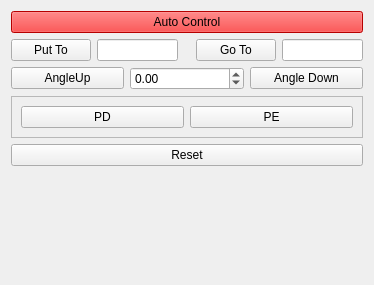
<?xml version="1.0" encoding="UTF-8"?>
<ui version="4.0">
 <class>AgentWidget</class>
 <widget class="QWidget" name="AgentWidget">
  <property name="geometry">
   <rect>
    <x>0</x>
    <y>0</y>
    <width>374</width>
    <height>285</height>
   </rect>
  </property>
  <property name="windowTitle">
   <string>Form</string>
  </property>
  <layout class="QVBoxLayout" name="verticalLayout">
   <item>
    <widget class="QPushButton" name="btnAutoControl">
     <property name="styleSheet">
      <string notr="true">  QPushButton {
      background-color: red;
  }

  QPushButton:checked {
      background-color: green;
  }</string>
     </property>
     <property name="text">
      <string>Auto Control</string>
     </property>
     <property name="checkable">
      <bool>true</bool>
     </property>
     <property name="checked">
      <bool>false</bool>
     </property>
    </widget>
   </item>
   <item>
    <layout class="QHBoxLayout" name="horizontalLayout">
     <item>
      <widget class="QPushButton" name="btnSelectPutTo">
       <property name="text">
        <string>Put To</string>
       </property>
       <property name="checkable">
        <bool>true</bool>
       </property>
      </widget>
     </item>
     <item>
      <widget class="QLineEdit" name="lePutTo"/>
     </item>
     <item>
      <spacer name="horizontalSpacer">
       <property name="orientation">
        <enum>Qt::Horizontal</enum>
       </property>
       <property name="sizeHint" stdset="0">
        <size>
         <width>40</width>
         <height>20</height>
        </size>
       </property>
      </spacer>
     </item>
     <item>
      <widget class="QPushButton" name="btnSelectGoTo">
       <property name="text">
        <string>Go To</string>
       </property>
       <property name="checkable">
        <bool>true</bool>
       </property>
      </widget>
     </item>
     <item>
      <widget class="QLineEdit" name="leGoTo"/>
     </item>
    </layout>
   </item>
   <item>
    <layout class="QHBoxLayout" name="horizontalLayout_3">
     <item>
      <widget class="QPushButton" name="btnAngleUp">
       <property name="toolTip">
        <string>Ctrl+Up</string>
       </property>
       <property name="text">
        <string>AngleUp</string>
       </property>
       <property name="shortcut">
        <string>Ctrl+Up</string>
       </property>
      </widget>
     </item>
     <item>
      <widget class="QDoubleSpinBox" name="sbAngle">
       <property name="minimum">
        <double>-100000000.000000000000000</double>
       </property>
       <property name="maximum">
        <double>100000000.000000000000000</double>
       </property>
       <property name="value">
        <double>0.000000000000000</double>
       </property>
      </widget>
     </item>
     <item>
      <widget class="QPushButton" name="btnAngleDown">
       <property name="toolTip">
        <string>Ctrl+Down</string>
       </property>
       <property name="text">
        <string>Angle Down</string>
       </property>
       <property name="shortcut">
        <string>Ctrl+Down</string>
       </property>
      </widget>
     </item>
    </layout>
   </item>
   <item>
    <widget class="QFrame" name="fmAgentCommands">
     <property name="frameShape">
      <enum>QFrame::StyledPanel</enum>
     </property>
     <property name="frameShadow">
      <enum>QFrame::Raised</enum>
     </property>
     <layout class="QGridLayout" name="gridLayout">
      <item row="0" column="0">
       <widget class="QPushButton" name="btnPD">
        <property name="text">
         <string>PD</string>
        </property>
        <property name="cmdProp" stdset="0">
         <string>cmd_PD</string>
        </property>
       </widget>
      </item>
      <item row="0" column="1">
       <widget class="QPushButton" name="btnPE">
        <property name="text">
         <string>PE</string>
        </property>
        <property name="cmdProp" stdset="0">
         <string>cmd_PE</string>
        </property>
       </widget>
      </item>
     </layout>
    </widget>
   </item>
   <item>
    <widget class="QPushButton" name="btnReset">
     <property name="text">
      <string>Reset</string>
     </property>
    </widget>
   </item>
   <item>
    <spacer name="verticalSpacer">
     <property name="orientation">
      <enum>Qt::Vertical</enum>
     </property>
     <property name="sizeHint" stdset="0">
      <size>
       <width>20</width>
       <height>40</height>
      </size>
     </property>
    </spacer>
   </item>
  </layout>
 </widget>
 <resources/>
 <connections/>
</ui>
